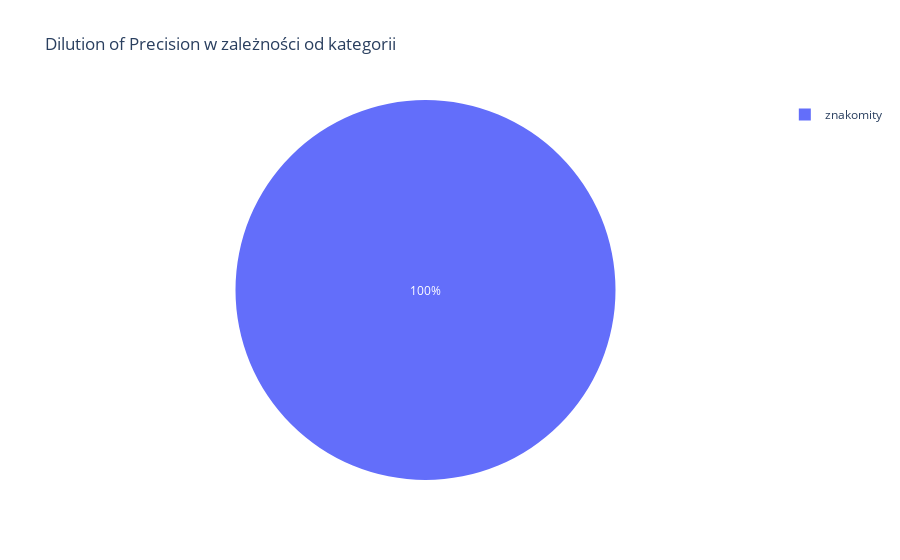

Source (notebook cell):
### Code cell
# kolowy w zaleznosci od wartosci procentowej gdop w ciagu doby
def dop_category(gdop):
    if gdop < 1:
        return 'idealne'
    elif gdop < 2:
        return 'znakomity'
    elif gdop < 4:
        return 'dobry'
    elif gdop < 7:
        return 'umiarkowany'
    elif gdop < 9:
        return 'słaby'
    else:
        return 'zły'

dops_df['kategoria'] = dops_df['wartość'].apply(dop_category)
dops_df = dops_df[dops_df['DOP'] == 'GDOP']
fig = px.pie(dops_df, values='czas', names='kategoria', title='Dilution of Precision w zależności od kategorii')
fig.show()

### Figure 1 — Plotly figure (JSON) as saved in the notebook; plotly's stock layout.template omitted (floating-point values rounded to 4 significant figures; data arrays with more than 128 entries replaced by an {"elided": "..."} marker saying what was removed)
{"data": [{"domain": {"x": [0, 1], "y": [0, 1]}, "hovertemplate": "kategoria=%{label}<br>czas=%{value}<extra></extra>", "labels": {"elided": "144 str values"}, "legendgroup": "", "name": "", "showlegend": true, "type": "pie", "values": {"elided": "144 float values"}}], "layout": {"legend": {"tracegroupgap": 0}, "title": {"text": "Dilution of Precision w zależności od kategorii"}}}
